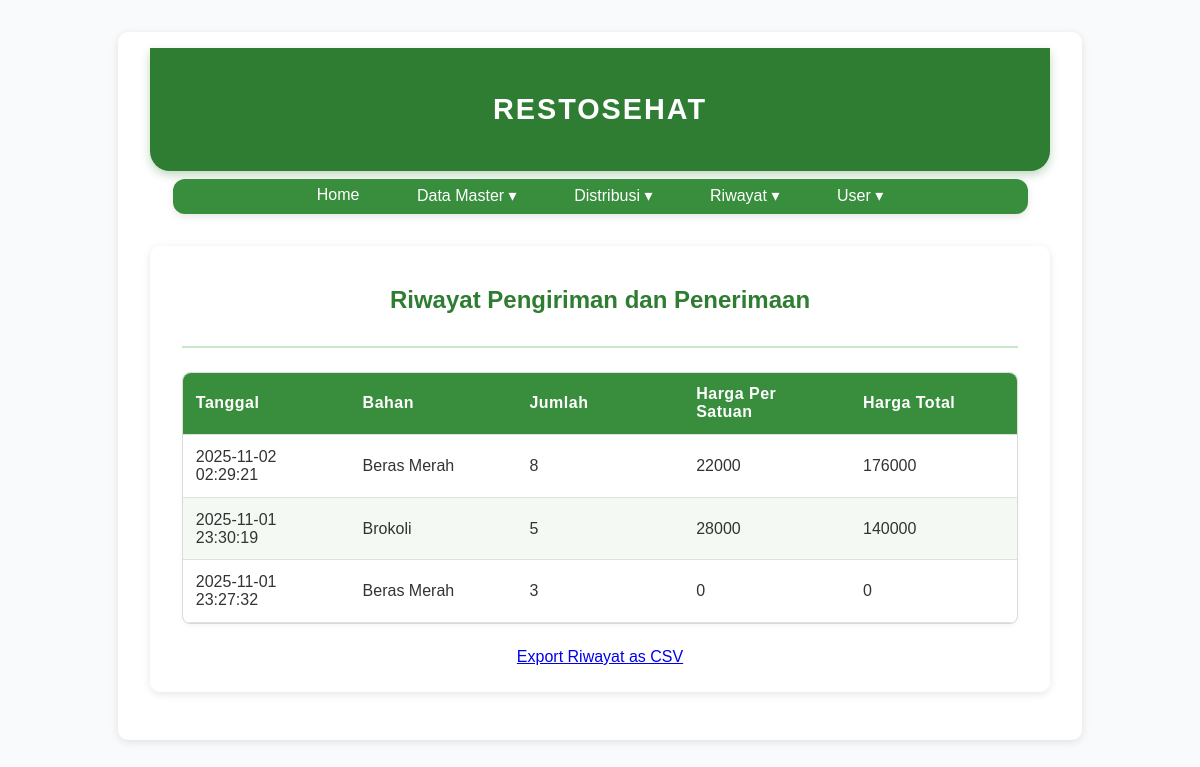
The page /riwayattransaksi (signed in) on the database as committed earlier.
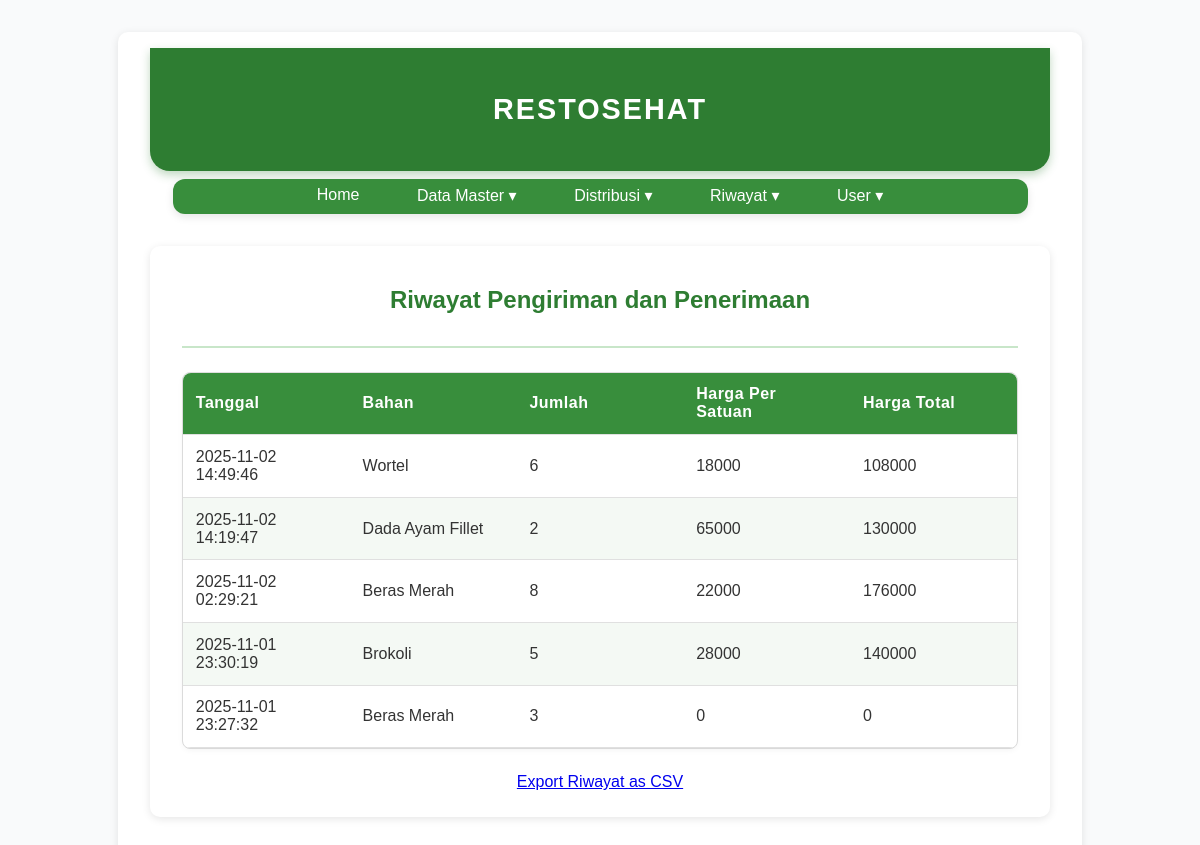
The same page on the database as committed later.
### main.py (models this page shows, shortened)
class RiwayatTransaksi(db.Model):
    idPrefix = 'RWT'
    id = db.Column(db.String(5), primary_key=True)
    idBahan = db.Column(db.String(5), db.ForeignKey('bahan.id'), nullable=False)
    tanggal = db.Column(db.DateTime, default=datetime.utcnow)
    jmlh = db.Column(db.Integer, default=0)
    hrgPer = db.Column(db.Integer, default=0)
    hrgTot = db.Column(db.Integer, default=0)

class Bahan(db.Model):
    idPrefix = 'BHN'
    id = db.Column(db.String(5), primary_key=True)
    namaBahan = db.Column(db.String(25), nullable=False)
    satuan = db.Column(db.String(8), nullable=False)
    hargaPerSatuan = db.Column(db.Integer, nullable=False)
    stocks = db.relationship('Stock', backref='bahan', lazy=True, cascade="all, delete-orphan")
    riwayat = db.relationship('Riwayat', backref='bahan', lazy=True)

### main.py (the view)
@app.route("/riwayattransaksi", methods=["GET"])
@login_required
def riwayat_transaksi():
    records = RiwayatTransaksi.query.order_by(RiwayatTransaksi.tanggal.desc()).all()
    bahans = {b.id: b.namaBahan for b in Bahan.query.all()}
    return render_template("riwayattransaksi.html", records=records, bahans=bahans)

### main.py (called while the page is built)
@login_manager.user_loader
def load_user(user_id):
    return User.query.get(user_id)

### templates/riwayattransaksi.html (shortened to what this page needs)
{% extends 'base.html' %}
{% block body %}
<div class="content">
    <div class="head-content">
        <p>Riwayat Pengiriman dan Penerimaan</p>
    </div>
    <div class="main-content">
        <div class="table-container">
            <table>
                <thead>
                    <tr>
                        <th>Tanggal</th>
                        <th>Bahan</th>
                        <th>Jumlah</th>
                        <th>Harga Per Satuan</th>
                        <th>Harga Total</th>
                    </tr>
                </thead>
                <tbody>
                    {% for r in records %}
                    <tr>
                        <td>{{ r.tanggal.strftime('%Y-%m-%d %H:%M:%S') }}</td>
                        <td>{{ bahans.get(r.idBahan, 'Unknown') }}</td>
                        <td>{{ r.jmlh }}</td>
                        <td>{{ r.hrgPer }}</td>
                        <td>{{ r.hrgTot }}</td>
                    </tr>
                    {% endfor %}
                </tbody>
            </table>
        </div>
        <a href="{{ url_for('export_riwayat_transaksi_csv') }}" class="btn btn-primary" style="margin-bottom:10px;">
            Export Riwayat as CSV
        </a>
    </div>
</div>
{% endblock %}

### templates/base.html (shortened to what this page needs)
<!DOCTYPE html>
<html lang="en">
    <head>
        <link rel="stylesheet" href="{{ url_for('static', filename='main.css') }}">
    </head>
    <body>
        <div class="content">
            <div class="head-name">
                <p>RESTOSEHAT</p>
            </div>
            <div class="navbar">
                <ul>
                    <li><a href="/">Home</a></li>
                    {% if current_user.is_authenticated %}
                        {% if current_user.role == 'Owner'%}
                        <li class="dropdown">
                            <a href="#" class="dropbtn">Data Master ▾</a>
                        </li>
                        <li class="dropdown">
                            <a href="#" class="dropbtn">Distribusi ▾</a>
                        </li>
                        <li class="dropdown">
                            <a href="#" class="dropbtn">Riwayat ▾</a>
                        </li>
                        {% endif %}
                        <li class="dropdown">
                            <a href="#" class="dropbtn">User ▾</a>
                        </li>
                    {% else %}
                    <li><a href="/login">Login</a></li>
                    {% endif %}
                </ul>
            </div>
        {% block body %}{% endblock %}
        </div>
    </body>
</html>

### static/main.css (style rules this page uses)
body { margin: 0; padding: 0; font-family: 'Poppins', sans-serif; background-color: #f9fafb; color: #333; }
.head-name { background-color: #2e7d32; color: white; text-align: center; padding: 1rem 0; font-size: 1.8rem; font-weight: 600; letter-spacing: 2px; border-bottom-left-radius: 20px; border-bottom-right-radius: 20px; box-shadow: 0 4px 10px rgba(46, 125, 50, 0.3); transition: background-color 0.3s ease-in-out; }
.navbar { background-color: #388e3c; margin: 0.5rem auto; width: 95%; border-radius: 12px; box-shadow: 0 3px 8px rgba(0, 0, 0, 0.1); padding: 0.5rem 0; transition: background-color 0.3s ease-in-out, box-shadow 0.3s ease-in-out; }
.navbar ul { list-style: none; display: flex; justify-content: center; gap: 2rem; margin: 0; padding: 0; }
.dropdown { position: relative; display: inline-block; }
.dropdown > a { position: relative; z-index: 2; }
.dropdown > a::after { content: ""; position: absolute; left: 0; right: 0; top: 100%; height: 10px; background: transparent; z-index: 1; pointer-events: auto; }
.navbar a { text-decoration: none; color: white; font-weight: 500; padding: 0.4rem 0.8rem; border-radius: 8px; transition: all 0.3s ease-in-out; }
.content { max-width: 900px; margin: 2rem auto; padding: 1rem 2rem; background-color: white; border-radius: 10px; box-shadow: 0 2px 8px rgba(0, 0, 0, 0.1); }
.head-content { text-align: center; font-size: 1.5rem; font-weight: 600; color: #2e7d32; border-bottom: 2px solid #c8e6c9; padding-bottom: 0.5rem; margin-bottom: 1.5rem; }
.main-content { display: flex; flex-direction: column; align-items: center; gap: 1.5rem; }
table { width: 100%; border-collapse: collapse; border-radius: 8px; overflow: hidden; box-shadow: 0 2px 6px rgba(0, 0, 0, 0.05); }
th { background-color: #388e3c; color: white; text-align: left; padding: 0.8rem; font-weight: 600; letter-spacing: 0.5px; }
td { padding: 0.8rem; border-bottom: 1px solid #e0e0e0; }
tr:nth-child(even) { background-color: #f4f9f4; }
.table-container { max-height: 400px; border: 1px solid #e0e0e0; border-radius: 8px; }
.table-container table { width: 100%; border-collapse: collapse; }
.table-container thead { display: table; width: 100%; table-layout: fixed; }
.table-container thead th { position: sticky; top: 0; background-color: #388e3c; color: white; z-index: 1; text-align: left; padding: 0.8rem; border-bottom: 1px solid #e0e0e0; }
.table-container tbody { display: block; max-height: 350px; overflow-y: auto; width: 100%; }
.table-container tbody tr { display: table; width: 100%; table-layout: fixed; }
.table-container tbody tr:nth-child(even) { background-color: #f4f9f4; }
.table-container td { padding: 0.8rem; border-bottom: 1px solid #e0e0e0; }

Rows that differ between the two databases and show on the page:
added RiwayatTransaksi: tanggal "2025-11-02 14:49:46", get "Wortel", jmlh "6", hrgPer "18000", hrgTot "108000"
added RiwayatTransaksi: tanggal "2025-11-02 14:19:47", get "Dada Ayam Fillet", jmlh "2", hrgPer "65000", hrgTot "130000"
